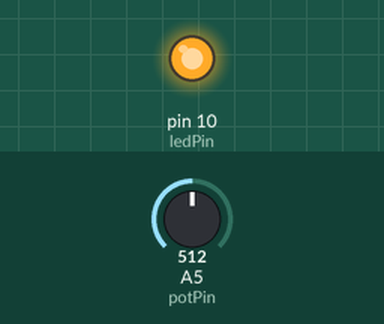
The sketch below on a simulated Arduino Uno, built with avr-gcc and run on an emulated ATmega328P. Shown: output pins drawn as LEDs (lit = HIGH). Inputs (shaded band) come from the test bench; at power-on: A5 (potPin) = 512.

Above: at 1.3 s.
1.4 s: A5 (potPin) set to 0
At 2.7 s:
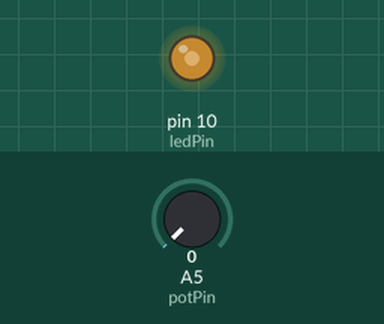
3.0 s: A5 (potPin) set to 122
At 3.18 s:
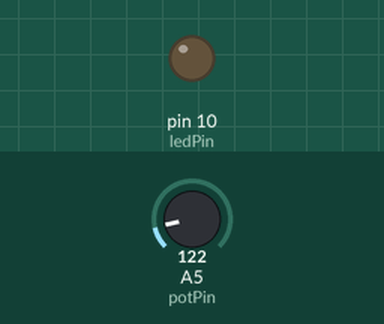
Timing chart, 0 to 12.1 s (numbered marks = the images above; inputs shaded):
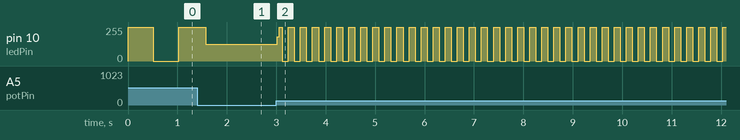

The sketch:

Exemplo9_LED_Potenciometro.ino
```cpp
int potPin = 5;
int ledPin = 10;
// pino de entrada para o potenciômetro
// pino de saida para o LED
void setup()
{
  pinMode(ledPin, OUTPUT);
}
// declara ledPin como SAIDA
void loop() // ledPin em on
{ // Espera por um tempo “potPin”
  digitalWrite(ledPin, HIGH);
  delay(analogRead(potPin));
  digitalWrite(ledPin, LOW); // ledPin em off
  delay(analogRead(potPin)); // Espera por um tempo “potPin”
}
```

Measured:
- after the input at 3.0 s, pin 10 (ledPin): 126/255 → 181/255 at once, then moves between 0/255 and 255/255, repeating every 0.49 s
